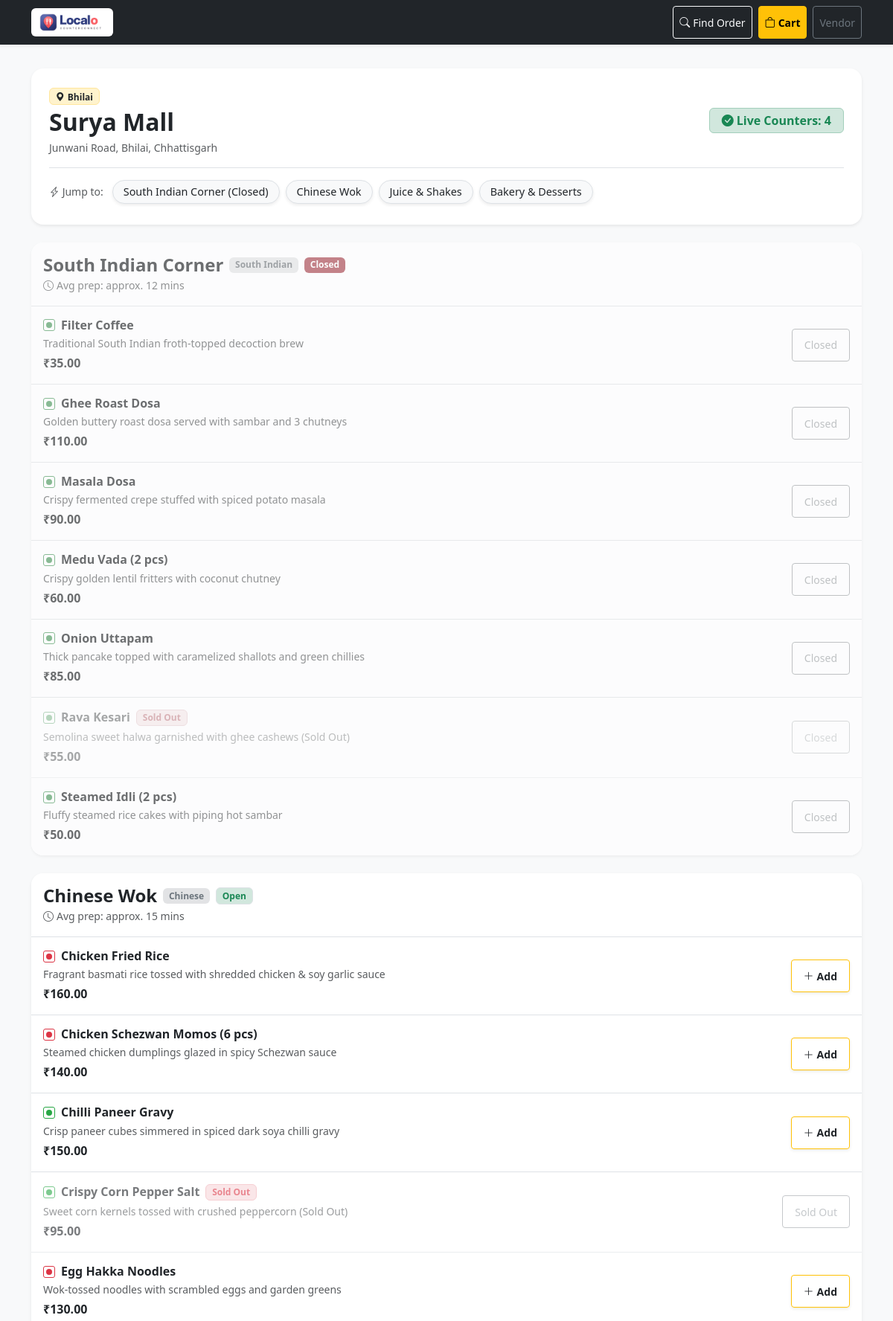
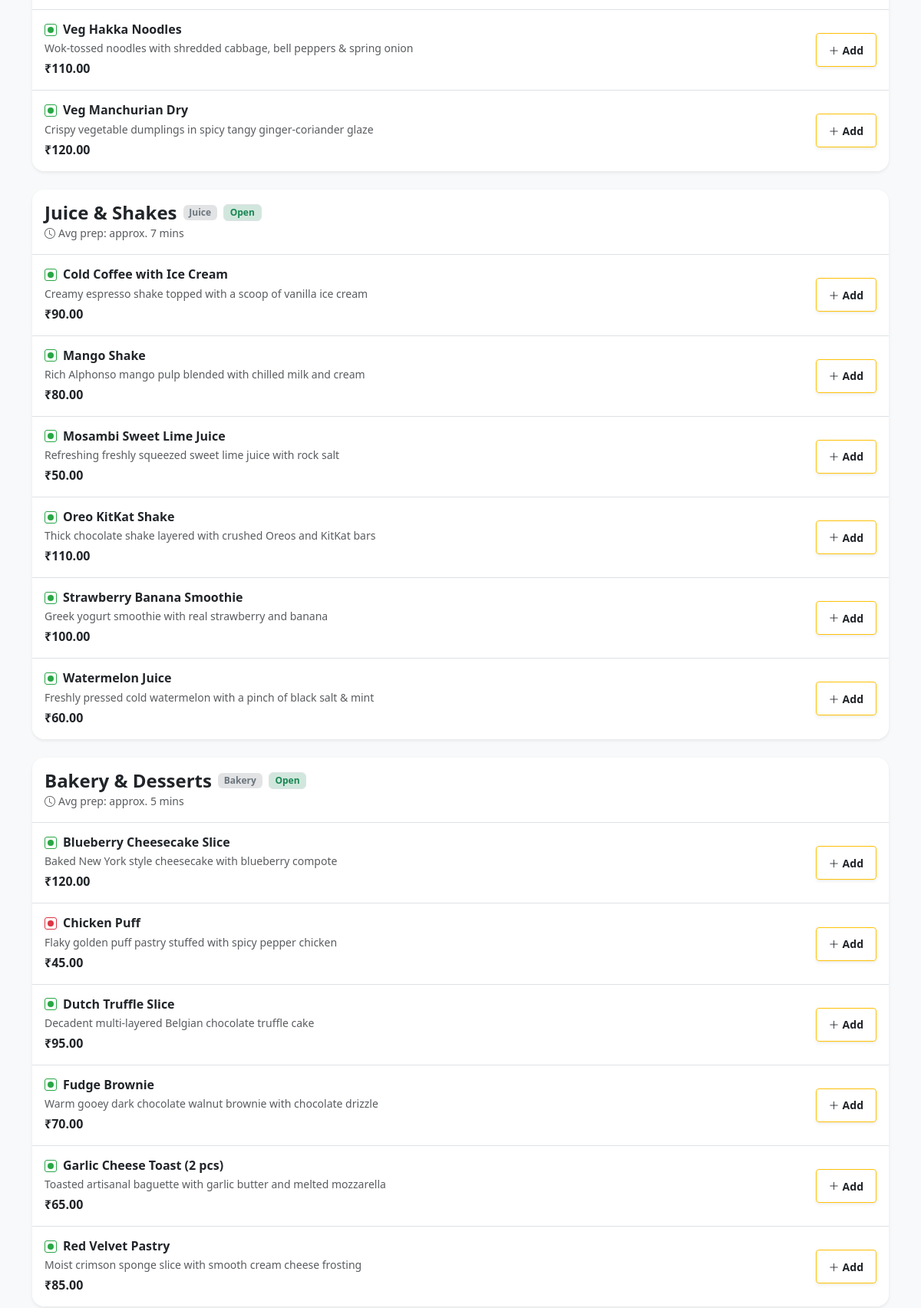
Screenshot of /l/surya-mall/ (upper part) with the database file from the repository (2 pictures, top to bottom).
### catalog/models.py (models this page shows, shortened)
class Location(models.Model):
    name = models.CharField(max_length=120)
    slug = models.SlugField(max_length=150, unique=True, blank=True)
    address = models.CharField(max_length=255)
    city = models.CharField(max_length=80, db_index=True)
    is_active = models.BooleanField(
        default=True,
        help_text="Inactive locations are hidden from public search/listing."
    )
    created_at = models.DateTimeField(auto_now_add=True)
    updated_at = models.DateTimeField(auto_now=True)
    class Meta:
        ordering = ['city', 'name']
        constraints = [
            models.UniqueConstraint(
                fields=['name', 'city'],
                name='unique_location_name_city'
            )
        ]

class Business(models.Model):
    location = models.ForeignKey(
        Location,
        on_delete=models.PROTECT,
        related_name='businesses'
    )
    owner = models.ForeignKey(
        User,
        on_delete=models.PROTECT,
        related_name='owned_businesses'
    )
    name = models.CharField(max_length=100)
    category = models.CharField(
        max_length=50,
        help_text="e.g. South Indian, Chinese, Juice, Bakery"
    )
    is_open = models.BooleanField(
        default=True,
        help_text="Vendor can toggle counter open or closed."
    )
    avg_prep_minutes = models.PositiveSmallIntegerField(
        default=10,
        help_text="Estimated prep time (1-60 mins) used for order readiness."
    )
    display_order = models.PositiveSmallIntegerField(
        default=0,
        help_text="Ordering sequence on the food court page."
    )
    created_at = models.DateTimeField(auto_now_add=True)
    updated_at = models.DateTimeField(auto_now=True)
    class Meta:
        ordering = ['display_order', 'name']
        verbose_name_plural = 'Businesses (Counters)'
        constraints = [
            models.UniqueConstraint(
                fields=['location', 'name'],
                name='unique_business_location_name'
            )
        ]

class MenuItem(models.Model):
    business = models.ForeignKey(
        Business,
        on_delete=models.CASCADE,
        related_name='menu_items'
    )
    name = models.CharField(max_length=100)
    description = models.CharField(max_length=200, blank=True, default='')
    price = models.DecimalField(
        max_digits=8,
        decimal_places=2,
        help_text="Price in INR (>= 0)"
    )
    is_veg = models.BooleanField(
        default=True,
        help_text="True for Vegetarian (green dot), False for Non-veg (red dot)"
    )
    is_available = models.BooleanField(
        default=True,
        help_text="Vendor can mark sold out (False)."
    )
    created_at = models.DateTimeField(auto_now_add=True)
    updated_at = models.DateTimeField(auto_now=True)
    class Meta:
        ordering = ['name']
        constraints = [
            models.CheckConstraint(
                condition=Q(price__gte=0),
                name='check_menuitem_price_non_negative'
            ),
            models.UniqueConstraint(
                fields=['business', 'name'],
                name='unique_menuitem_business_name'
            )
        ]

### catalog/views.py (the view)
# urls.py: path('l/<slug:slug>/', views.location_detail, name='location_detail'),
def location_detail(request, slug):
    location = get_object_or_404(Location, slug=slug, is_active=True)
    businesses = location.businesses.all().order_by('display_order', 'name').prefetch_related('menu_items')
    cart = request.session.get('cart', {})
    cart_for_this_location = (cart.get('location_id') == location.id)
    cart_items = cart.get('items', {}) if cart_for_this_location else {}
    cart_item_count = sum(cart_items.values())
    return render(request, 'catalog/location_detail.html', {
        'location': location,
        'businesses': businesses,
        'cart_for_this_location': cart_for_this_location,
        'cart_item_count': cart_item_count,
    })

### orders/context_processors.py (called while the page is built)
def cart_summary(request):
    cart = request.session.get('cart', {})
    items = cart.get('items', {})
    total_qty = sum(items.values()) if isinstance(items, dict) else 0
    return {
        'cart_item_count': total_qty,
        'cart_location_id': cart.get('location_id'),
    }

### templates/catalog/location_detail.html (shortened to what this page needs)
{% extends 'base.html' %}
{% block content %}
<div class="pb-5 mb-5">
    <div class="card border-0 shadow-sm rounded-4 p-3 p-md-4 mb-4 bg-white">
        <div class="d-flex flex-wrap justify-content-between align-items-center gap-2 mb-2">
            <div>
                <span class="badge bg-warning-subtle text-dark border border-warning-subtle mb-1">
                    <i class="bi bi-geo-alt-fill me-1"></i>{{ location.city }}
                </span>
                <h2 class="fw-bold mb-1 text-dark">{{ location.name }}</h2>
                <p class="text-muted small mb-0">{{ location.address }}</p>
            </div>
            <span class="badge bg-success-subtle text-success border border-success-subtle px-3 py-2 fs-6">
                <i class="bi bi-check-circle-fill me-1"></i>Live Counters: {{ businesses.count }}
            </span>
        </div>
        <div class="category-chips d-flex gap-2 pt-3 border-top mt-2">
            <span class="text-muted small align-self-center me-1"><i class="bi bi-lightning-charge"></i> Jump to:</span>
            {% for biz in businesses %}
                <a href="#counter-{{ biz.id }}" class="badge rounded-pill bg-light text-dark border shadow-sm">
                    {{ biz.name }} {% if not biz.is_open %}(Closed){% endif %}
                </a>
            {% endfor %}
        </div>
    </div>
    <div class="d-flex flex-column gap-4">
        {% for biz in businesses %}
            <div id="counter-{{ biz.id }}" class="card border-0 shadow-sm rounded-4 overflow-hidden counter-card {% if not biz.is_open %}closed{% endif %}">
                <div class="card-header bg-white border-bottom p-3 d-flex justify-content-between align-items-center">
                    <div>
                        <div class="d-flex align-items-center gap-2">
                            <h4 class="fw-bold mb-0 text-dark">{{ biz.name }}</h4>
                            <span class="badge bg-secondary-subtle text-secondary">{{ biz.category }}</span>
                            {% if not biz.is_open %}
                                <span class="badge bg-danger">Closed</span>
                            {% else %}
                                <span class="badge bg-success-subtle text-success border">Open</span>
                            {% endif %}
                        </div>
                        <small class="text-muted">
                            <i class="bi bi-clock me-1"></i>Avg prep: approx. {{ biz.avg_prep_minutes }} mins
                        </small>
                    </div>
                </div>
                <div class="card-body p-0">
                    <div class="list-group list-group-flush">
                        {% for item in biz.menu_items.all %}
                            <div class="list-group-item p-3 d-flex justify-content-between align-items-center menu-item-row {% if not item.is_available %}sold-out{% endif %}">
                                <div class="pe-2">
                                    <div class="d-flex align-items-center gap-2 mb-1">
                                        {% if item.is_veg %}
                                            <span class="veg-badge" title="Vegetarian"></span>
                                        {% else %}
                                            <span class="non-veg-badge" title="Non-Vegetarian"></span>
                                        {% endif %}
                                        <h6 class="fw-bold mb-0 text-dark">{{ item.name }}</h6>
                                        {% if not item.is_available %}
                                            <span class="badge bg-danger-subtle text-danger border border-danger-subtle small">Sold Out</span>
                                        {% endif %}
                                    </div>
                                    {% if item.description %}
                                        <p class="text-muted small mb-1">{{ item.description }}</p>
                                    {% endif %}
                                    <span class="fw-bold text-dark fs-6">₹{{ item.price }}</span>
                                </div>
                                <div>
                                    {% if not biz.is_open %}
                                        <button class="btn btn-outline-secondary btn-sm px-3 disabled" disabled>
                                            Closed
                                        </button>
                                    {% elif not item.is_available %}
                                        <button class="btn btn-outline-secondary btn-sm px-3 disabled" disabled>
                                            Sold Out
                                        </button>
                                    {% else %}
                                        <form action="{% url 'orders:cart_add' %}" method="post" class="d-inline">
                                            <button type="submit" class="btn btn-outline-warning text-dark fw-bold btn-sm px-3 shadow-sm">
                                                <i class="bi bi-plus-lg me-1"></i>Add
                                            </button>
                                        </form>
                                    {% endif %}
                                </div>
                            </div>
                        {% empty %}
                            <div class="p-3 text-center text-muted small">
                                No menu items currently listed for this counter.
                            </div>
                        {% endfor %}
                    </div>
                </div>
            </div>
        {% empty %}
            <div class="card border-0 shadow-sm rounded-4 p-5 text-center text-muted">
                <i class="bi bi-shop fs-1 mb-2"></i>
                <p>No counters listed in this food court yet.</p>
            </div>
        {% endfor %}
    </div>
</div>
{% endblock %}

### static/css/style.css (style rules this page uses)
:root { --primary-color: #ff6b35; --dark-bg: #1f2421; }
body { font-family: system-ui, -apple-system, "Segoe UI", Roboto, "Helvetica Neue", sans-serif; color: #2b2d42; background-color: #f8f9fa; min-width: 320px; }
.btn, .form-control, .nav-link, .input-group-text { min-height: 44px; display: inline-flex; align-items: center; justify-content: center; }
.veg-badge, .non-veg-badge { display: inline-flex; align-items: center; justify-content: center; width: 16px; height: 16px; border-radius: 3px; vertical-align: middle; }
.veg-badge { border: 1.5px solid #28a745; }
.veg-badge::after { content: ''; display: block; width: 8px; height: 8px; background-color: #28a745; border-radius: 50%; }
.non-veg-badge { border: 1.5px solid #dc3545; }
.non-veg-badge::after { content: ''; display: block; width: 8px; height: 8px; background-color: #dc3545; border-radius: 50%; }
.category-chips { overflow-x: auto; white-space: nowrap; padding-bottom: 4px; -webkit-overflow-scrolling: touch; }
.category-chips .badge { padding: 8px 14px; font-size: 0.9rem; font-weight: 500; text-decoration: none; }
.counter-card { transition: box-shadow 0.2s ease; }
.counter-card.closed { opacity: 0.65; filter: grayscale(40%); }
.menu-item-row.sold-out { opacity: 0.6; }

### rows the page displays
Location: city "Bhilai", name "Surya Mall", address "Junwani Road, Bhilai, Chhattisgarh"
Business: name "South Indian Corner", is_open "(Closed)", category "South Indian", avg_prep_minutes "12"
Business: name "Chinese Wok", category "Chinese", is_open "Open", avg_prep_minutes "15"
Business: name "Juice & Shakes", category "Juice", is_open "Open", avg_prep_minutes "7"
Business: name "Bakery & Desserts", category "Bakery", is_open "Open", avg_prep_minutes "5"
MenuItem: is_veg True (drawn), name "Filter Coffee", description "Traditional South Indian froth-topped decoction brew", price "35.00", shows "Closed"
MenuItem: is_veg True (drawn), name "Ghee Roast Dosa", description "Golden buttery roast dosa served with sambar and 3 chutneys", price "110.00", shows "Closed"
MenuItem: is_veg True (drawn), name "Masala Dosa", description "Crispy fermented crepe stuffed with spiced potato masala", price "90.00", shows "Closed"
MenuItem: is_veg True (drawn), name "Medu Vada (2 pcs)", description "Crispy golden lentil fritters with coconut chutney", price "60.00", shows "Closed"
MenuItem: is_veg True (drawn), name "Onion Uttapam", description "Thick pancake topped with caramelized shallots and green chillies", price "85.00", shows "Closed"
MenuItem: is_veg True (drawn), name "Rava Kesari", is_available "Sold Out", description "Semolina sweet halwa garnished with ghee cashews (Sold Out)", price "55.00", shows "Closed"
MenuItem: is_veg True (drawn), name "Steamed Idli (2 pcs)", description "Fluffy steamed rice cakes with piping hot sambar", price "50.00", shows "Closed"
MenuItem: is_veg False (drawn), name "Chicken Fried Rice", description "Fragrant basmati rice tossed with shredded chicken & soy garlic sauce", price "160.00"
MenuItem: is_veg False (drawn), name "Chicken Schezwan Momos (6 pcs)", description "Steamed chicken dumplings glazed in spicy Schezwan sauce", price "140.00"
MenuItem: is_veg True (drawn), name "Chilli Paneer Gravy", description "Crisp paneer cubes simmered in spiced dark soya chilli gravy", price "150.00"
MenuItem: is_veg True (drawn), name "Crispy Corn Pepper Salt", is_available "Sold Out", description "Sweet corn kernels tossed with crushed peppercorn (Sold Out)", price "95.00"
MenuItem: is_veg False (drawn), name "Egg Hakka Noodles", description "Wok-tossed noodles with scrambled eggs and garden greens", price "130.00"
MenuItem: is_veg True (drawn), name "Veg Hakka Noodles", description "Wok-tossed noodles with shredded cabbage, bell peppers & spring onion", price "110.00"
MenuItem: is_veg True (drawn), name "Veg Manchurian Dry", description "Crispy vegetable dumplings in spicy tangy ginger-coriander glaze", price "120.00"
MenuItem: is_veg True (drawn), name "Cold Coffee with Ice Cream", description "Creamy espresso shake topped with a scoop of vanilla ice cream", price "90.00"
MenuItem: is_veg True (drawn), name "Mango Shake", description "Rich Alphonso mango pulp blended with chilled milk and cream", price "80.00"
MenuItem: is_veg True (drawn), name "Mosambi Sweet Lime Juice", description "Refreshing freshly squeezed sweet lime juice with rock salt", price "50.00"
MenuItem: is_veg True (drawn), name "Oreo KitKat Shake", description "Thick chocolate shake layered with crushed Oreos and KitKat bars", price "110.00"
MenuItem: is_veg True (drawn), name "Strawberry Banana Smoothie", description "Greek yogurt smoothie with real strawberry and banana", price "100.00"
MenuItem: is_veg True (drawn), name "Watermelon Juice", description "Freshly pressed cold watermelon with a pinch of black salt & mint", price "60.00"
MenuItem: is_veg True (drawn), name "Blueberry Cheesecake Slice", description "Baked New York style cheesecake with blueberry compote", price "120.00"
MenuItem: is_veg False (drawn), name "Chicken Puff", description "Flaky golden puff pastry stuffed with spicy pepper chicken", price "45.00"
MenuItem: is_veg True (drawn), name "Dutch Truffle Slice", description "Decadent multi-layered Belgian chocolate truffle cake", price "95.00"
MenuItem: is_veg True (drawn), name "Fudge Brownie", description "Warm gooey dark chocolate walnut brownie with chocolate drizzle", price "70.00"
MenuItem: is_veg True (drawn), name "Garlic Cheese Toast (2 pcs)", description "Toasted artisanal baguette with garlic butter and melted mozzarella", price "65.00"
MenuItem: is_veg True (drawn), name "Red Velvet Pastry", description "Moist crimson sponge slice with smooth cream cheese frosting", price "85.00"

### other values shown
{{ businesses.count }} "4"
